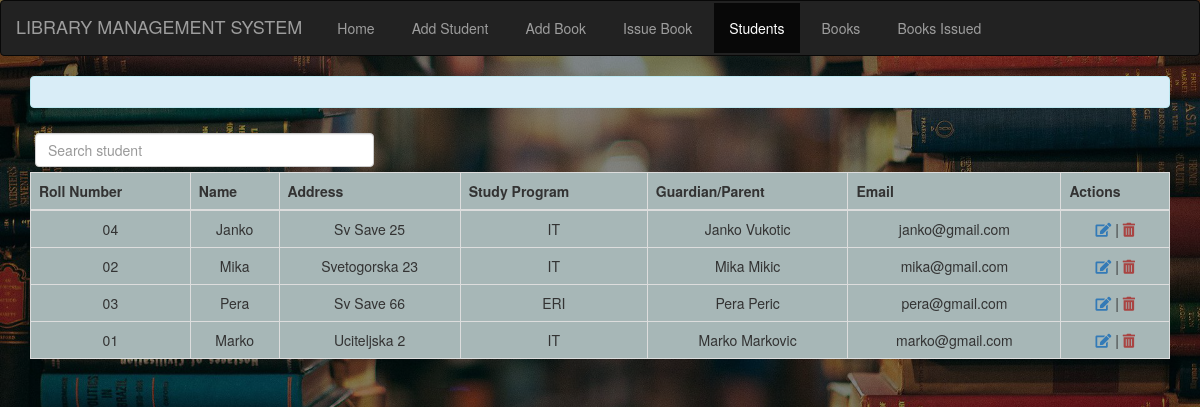
The app's page /show_students with its own data.
### library/models.py (models this page shows, shortened)
class Students(models.Model):
    roll_number = models.CharField(max_length=100,unique=True)
    fullname = models.CharField(max_length=100)
    address = models.CharField(max_length=100)
    program = models.CharField(max_length=100)
    Guardian_name=models.CharField(max_length=100,help_text="parent/guardian full name")
    Email=models.EmailField(max_length=100,help_text="Guardian/parent e-mail")

### library/views.py (the view)
# urls.py: path('show_students', views.view_students, name='show_student_record'),
def view_students(request):
    students = Students.objects.order_by('-id')
    return render(request,'view_students.html', {'students': students})

### library/templates/view_students.html (shortened to what this page needs)
<!DOCTYPE html>
<html lang="en">
<head>
    {% extends 'base.html' %}
    {% block content %}
    <div class="container">
        <div id="message" class="alert alert-info" role="alert">
        </div>
        <div class="search mb-4">
            <input type="text" class="form-control" id="student_search_input" name="student_name" placeholder="Search student" onkeyup="search_student()">
        </div>
        <table class="table table-bordered table-hover" style="background-color: #A7B7B7;">
            <thead class="thead-dark">
                <tr>
                    <th>Roll Number</th>
                    <th>Name</th>
                    <th>Address</th>
                    <th>Study Program</th>
                    <th>Guardian/Parent</th>
                    <th>Email</th>
                    <th>Actions</th>
                </tr>
            </thead>
            <tbody>
                {% for student in students %}
                <tr id="{{ student.fullname }}" class="student">
                    <td class="roll_number">{{ student.roll_number }}</td>
                    <td class="name">{{ student.fullname }}</td>
                    <td>{{ student.address }}</td>
                    <td>{{ student.program }}</td>
                    <td>{{ student.Guardian_name }}</td>
                    <td>{{ student.Email }}</td>
                    <td>
                        <a href="edit/student/{{ student.roll_number }}" class="text-primary"><i class="fa fa-edit"></i></a>
                        | <a href="delete/student/{{ student.roll_number }}" class="text-danger"><i class="fa fa-trash-alt"></i></a>
                    </td>
                </tr>
                {% endfor %}
            </tbody>
        </table>
    </div>
    {% endblock %}

### library/static/css/style.css (style rules this page uses)
.search { padding:5px; }
#student_search_input { width:30%; }

### library/templates/base.html (style rules this page uses)
body { background-image: url(../static/images/bg_library_2.png); height: 100%; background-position: center; background-repeat: no-repeat; background-size: cover; text-align: center; }

### records on screen
Students: roll_number "04", fullname "Janko", address "Sv Save 25", program "IT", Guardian_name "Janko Vukotic", Email "janko@gmail.com"
Students: roll_number "02", fullname "Mika", address "Svetogorska 23", program "IT", Guardian_name "Mika Mikic", Email "mika@gmail.com"
Students: roll_number "03", fullname "Pera", address "Sv Save 66", program "ERI", Guardian_name "Pera Peric", Email "pera@gmail.com"
Students: roll_number "01", fullname "Marko", address "Uciteljska 2", program "IT", Guardian_name "Marko Markovic", Email "marko@gmail.com"
